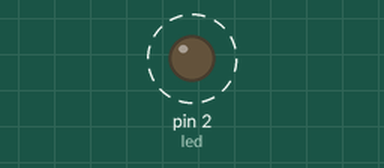
A program run on a simulated MicroPython board. Shown: output pins drawn as LEDs (lit = HIGH). Dashed ring = blinking.

Above: at 0.05 s.
Timing chart, 0 to 3.0 s (numbered marks = the images above):
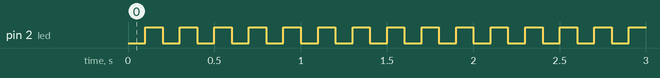

Measured:
- by itself, pin 2 (led): alternates HIGH for 0.10 s and LOW for 0.10 s

The program:

main.py
```python
import utime
from machine import Pin


def main():
    led = Pin(2, Pin.OUT)

    while True:

        led.off()
        utime.sleep_ms(100)

        led.on()
        utime.sleep_ms(100)


if __name__ == '__main__':
    main()
```
